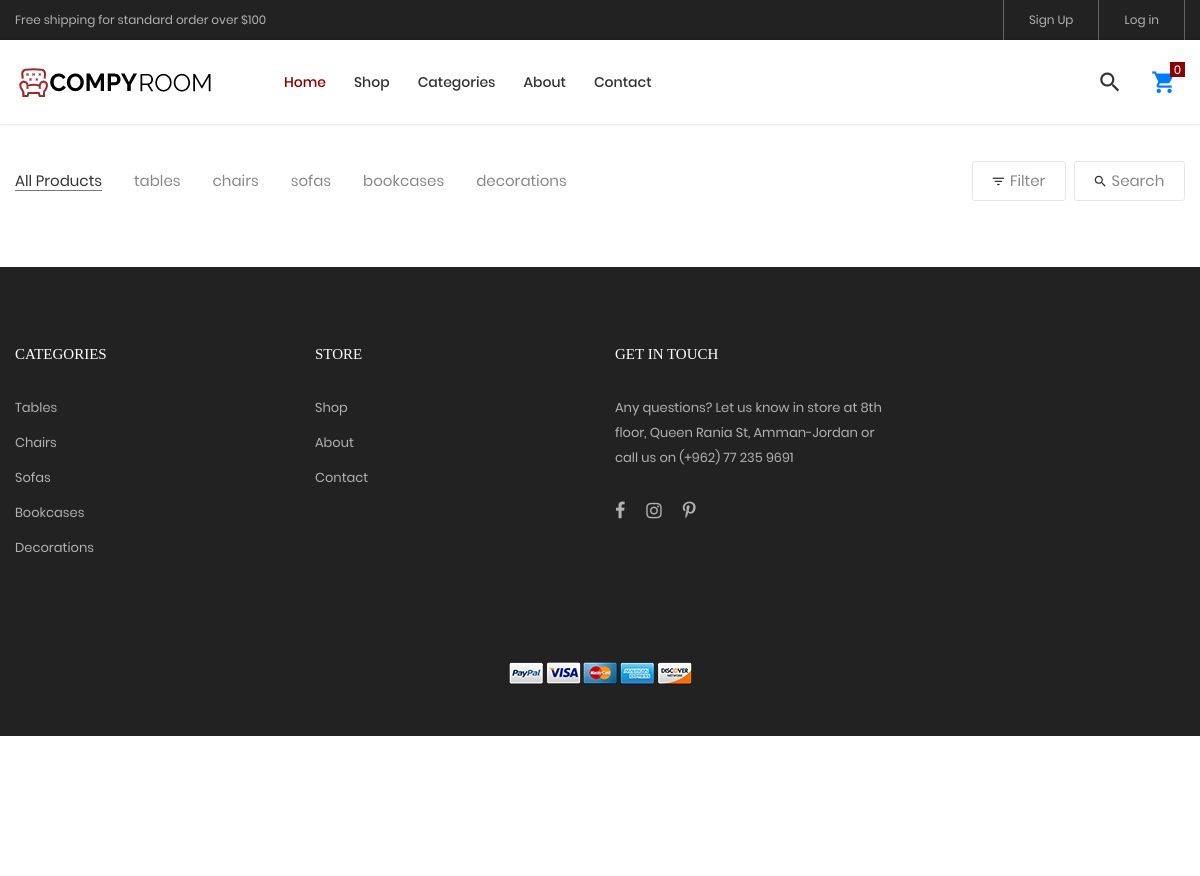
The page /productsearch.php on the database its author committed.
### tables this page shows
CREATE TABLE `categories` (
  `id` int(11) NOT NULL,
  `category_name` varchar(30) NOT NULL
);

### productsearch.php (the view, shortened to what this page needs)
<?php
include "header2.php";
 $conn = mysqli_connect("localhost","root","","ecommerce");
?>
<!DOCTYPE html>
<html lang="en">
<head>
	<link rel="stylesheet" type="text/css" href="vendor/bootstrap/css/bootstrap.min.css">
	<link rel="stylesheet" type="text/css" href="fonts/font-awesome-4.7.0/css/font-awesome.min.css">
	<link rel="stylesheet" type="text/css" href="fonts/iconic/css/material-design-iconic-font.min.css">
	<link rel="stylesheet" type="text/css" href="fonts/linearicons-v1.0.0/icon-font.min.css">
	<link rel="stylesheet" type="text/css" href="vendor/animate/animate.css">
	<link rel="stylesheet" type="text/css" href="vendor/css-hamburgers/hamburgers.min.css">
	<link rel="stylesheet" type="text/css" href="vendor/animsition/css/animsition.min.css">
	<link rel="stylesheet" type="text/css" href="vendor/select2/select2.min.css">
	<link rel="stylesheet" type="text/css" href="vendor/daterangepicker/daterangepicker.css">
	<link rel="stylesheet" type="text/css" href="vendor/slick/slick.css">
	<link rel="stylesheet" type="text/css" href="vendor/MagnificPopup/magnific-popup.css">
	<link rel="stylesheet" type="text/css" href="vendor/perfect-scrollbar/perfect-scrollbar.css">
	<link rel="stylesheet" type="text/css" href="css/util.css">
	<link rel="stylesheet" type="text/css" href="css/main.css">
	<div class="bg0 m-t-23 p-b-140">
		<div class="container">
			<div class="flex-w flex-sb-m p-b-52">
				<div class="flex-w flex-l-m filter-tope-group m-tb-10">
					<button class="stext-106 cl6 hov1 bor3 trans-04 m-r-32 m-tb-5 how-active1" data-filter="*">
						All Products
					</button>
                    <?php
                 $sql = "SELECT * FROM categories";
                 $result = mysqli_query($conn, $sql);
             if (mysqli_num_rows($result) > 0) {
                                 while($row = mysqli_fetch_assoc($result)) {
                                ?>
					<a href="category-details.php?cat=<?= $row["category_name"]?>">
					<button class="stext-106 cl6 hov1 bor3 trans-04 m-r-32 m-tb-5" >
                    <?= $row["category_name"]?>
					</button>
                    <?php }}?>
				</div>
				<div class="flex-w flex-c-m m-tb-10">
					<div class="flex-c-m stext-106 cl6 size-104 bor4 pointer hov-btn3 trans-04 m-r-8 m-tb-4 js-show-filter">
						<i class="icon-filter cl2 m-r-6 fs-15 trans-04 zmdi zmdi-filter-list"></i>
						 Filter
					</div>
					<div class="flex-c-m stext-106 cl6 size-105 bor4 pointer hov-btn3 trans-04 m-tb-4 js-show-search">
						<i class="icon-search cl2 m-r-6 fs-15 trans-04 zmdi zmdi-search"></i>
						Search
					</div>
				</div>
			</div>
	</div>
	<?php
    include "footer.php";
	?>
</body>
</html>

### css/main.css (style rules this page uses)
.container { max-width: 1380px; }
@media (max-width: 1600px) { .container { max-width: 1200px; } }
.cl2 { color: #333; }
.cl6 { color: #888; }
.stext-106 { font-family: Poppins-Regular; font-size: 15px; line-height: 1.2; }
.size-104 { min-width: 94px; height: 40px; }
.size-105 { min-width: 111px; height: 40px; }
.bg0 { background-color: #fff; }
.bor3 { border-bottom: 1px solid transparent; }
.bor4 { border: 1px solid #e6e6e6; border-radius: 3px; }
.how-active1 { color: #333; border-color: #797979; }

### rows shown on the page
categories: category_name "tables"
categories: category_name "chairs"
categories: category_name "sofas"
categories: category_name "bookcases"
categories: category_name "decorations"
